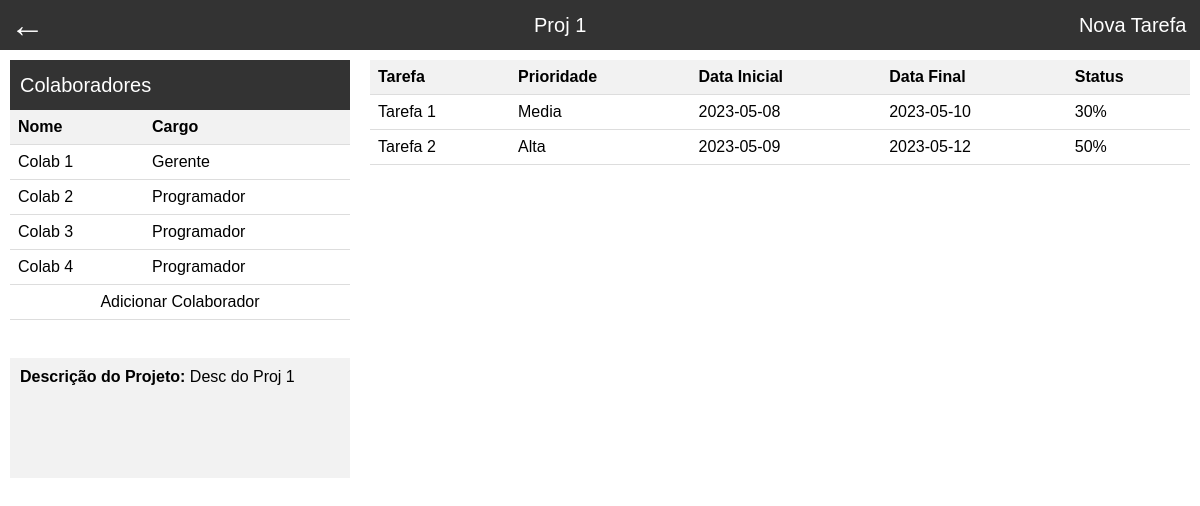
The page /Projeto/projeto.php?1 on the database as committed earlier.
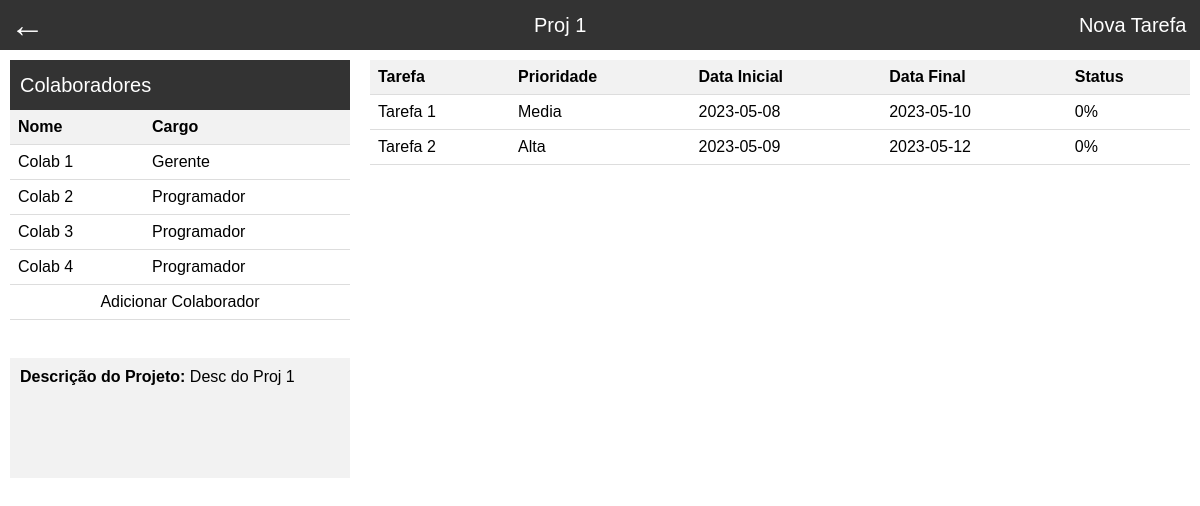
The same page on the database as committed later.
### tables this page shows
CREATE TABLE Tarefa (
    id INTEGER PRIMARY KEY AUTO_INCREMENT,
    nome VARCHAR(32),
    descricao VARCHAR(255),
    prioridade INTEGER,
    dataIni DATE,
    dataPrevista DATE,
    dataFim DATE,
    status INTEGER,
    categoriaTarefaID INTEGER
);

### Projeto/projeto.php (the view, shortened to what this page needs)
<?php $proj_id = parse_url("$_SERVER[REQUEST_URI]", PHP_URL_QUERY);
  $priority=array("Super Baixa","Baixa","Media","Alta","Super Alta");
?>
<!DOCTYPE html>
<html>
<head>
</head>
<body>
<?php include("conexao.php");
?>
<div class="navbar">
  <ul>
    <li><a href="/"  style="font-size: 35px;margin:10px;">←</a></li>
    <li class="title" style="width:90%;"><?php
    $proj_name = "SELECT Projeto.nome
                  FROM Projeto
                  WHERE Projeto.id = $proj_id";
    $name_r = mysqli_query($mysqli,$proj_name);
    echo mysqli_fetch_assoc($name_r)['nome'];?></li>
    <li class ="button"><a href="/cadastro_tarefa.php?<?php echo $proj_id?>">Nova Tarefa</a></li>
    </ul>
  </div>
  <div class="table-container">
    <table>
      <div class="navbar" style="padding-left: 10px;display:flex;">Colaboradores</div>
      <tr>
        <th>Nome</th>
        <th>Cargo</th>
      </tr>
      <?php
  $result = "SELECT Colaborador.nome AS nome, Cargo.nome AS cargo, Colaborador.id
             FROM Equipe
             INNER JOIN Colaborador ON Equipe.colaboradorID = Colaborador.id
             INNER JOIN Cargo on Colaborador.cargoID = Cargo.id
             WHERE projetoID = $proj_id";
  $resultado = mysqli_query($mysqli, $result);
  while($row = mysqli_fetch_assoc($resultado)){
  ?>
    <tr>
      <td><?php echo $row['nome'];?></td>
      <td><?php echo $row['cargo'];?></td>
    </tr>
  <?php } ?>
  <tr id="add_colab" name="add_colab" onclick="addColab()"><td colspan="2" style="text-align-last: center;">Adicionar Colaborador</td></tr>
    </table>
    <br>
    <?php
      $proj_name = "SELECT Projeto.descricao
      FROM Projeto
      WHERE Projeto.id = $proj_id";
      $name_r = mysqli_query($mysqli,$proj_name);?>
    <div  style="background: #F2F2F2;border-radius: 2 px;margin-top: 20px;height: 100px;padding: 10px">
      <b>Descrição do Projeto: </b><?php echo mysqli_fetch_assoc($name_r)['descricao'];?>
    </div>
  </div>
  <div class="table-container2">
    <table>
      <tr>
        <th>Tarefa</th>
        <th>Prioridade</th>
        <th>Data Inicial</th>
        <th>Data Final</th>
        <th>Status</th>
      </tr>
      <?php
  $result = "SELECT distinct Tarefa.nome, Tarefa.status, Tarefa.dataPrevista, Tarefa.prioridade, Tarefa.dataIni, Tarefa.id as id
             FROM Tarefa
             INNER JOIN EquipeTarefa ON EquipeTarefa.tarefaID = Tarefa.id
             INNER JOIN Equipe on EquipeTarefa.EquipeID = Equipe.id
             WHERE Equipe.projetoID = $proj_id";
  $resultado = mysqli_query($mysqli, $result);
  while($row = mysqli_fetch_assoc($resultado)){
  ?>
    <tr onclick="window.location='tarefa.php?<?php echo $row['id'];?>';" class="clickable">
      <td><?php echo $row['nome'];?></td>
      <td><?php echo $priority[$row['prioridade'] - 1];?></td>
      <td><?php echo $row['dataIni'];?></td>
      <td><?php echo $row['dataPrevista'];?></td>
      <td><?php echo $row['status'];?>%</td>
    </tr>
  <?php }
  ?>
    </table>
  </div>
</body>
</html>

Rows that differ between the two databases and show on the page:
changed tarefa "Tarefa 1": status "30" → "0"
changed tarefa "Tarefa 2": status "50" → "0"
